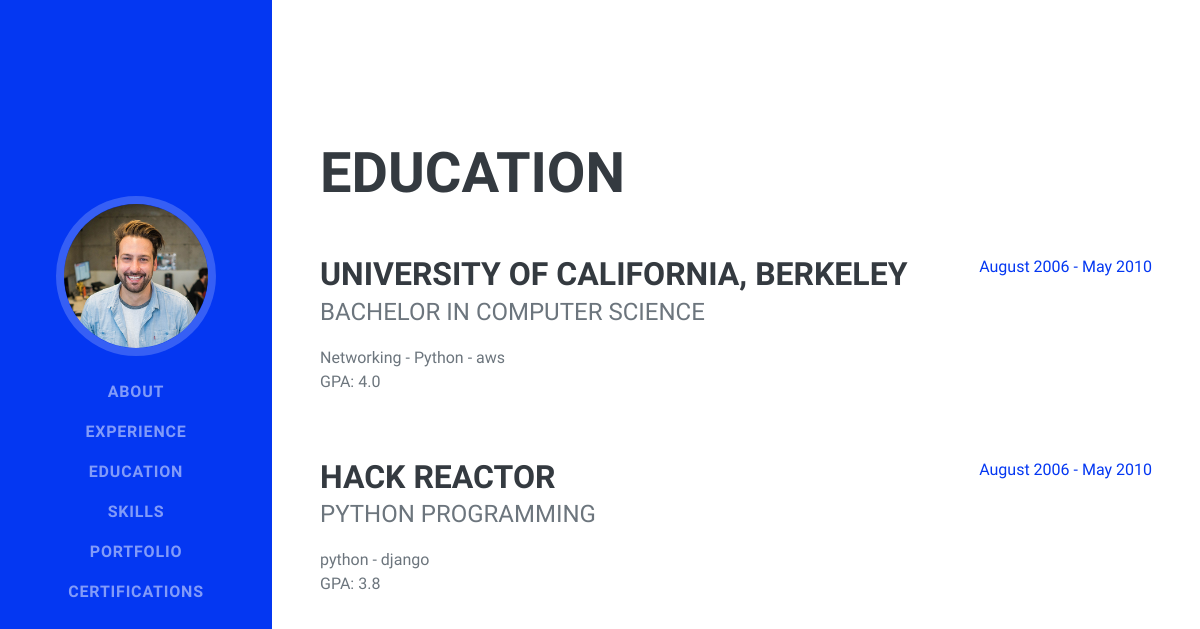
The page /education on the database its author committed.
### personal/models.py (models this page shows, shortened)
class Education(models.Model):
    school_name=models.CharField(max_length=100)
    major=models.CharField(max_length=100)
    skills=models.CharField(blank=True,null=True,max_length=200)
    gpa=models.CharField(blank=True,null=True,max_length=200)
    start_date=models.DateField(blank=True,null=True)
    end_date=models.DateField( blank=True,null=True)

### personal/views.py (the view)
# urls.py: path('education', views.education, name='education'),
def education(request):
    education= Education.objects.all()
    abouts=Aboutp.objects.all()
    return render(request ,'education.html',{'education': education,'abouts':abouts})

### templates/education.html (shortened to what this page needs)
 {% extends 'main.html' %}
 {% load static %}
 {% block content %}
 <section class="resume-section" id="education">
    <div class="resume-section-content">
        <h2 class="mb-5">Education</h2>
        {% for  edu in  education %}
        <div class="d-flex flex-column flex-md-row justify-content-between mb-5">
            <div class="flex-grow-1">
                <h3 class="mb-0">{{ edu.school_name }}</h3>
                <div class="subheading mb-3">{{edu.major}}</div>
                <div>{{edu.skills}}</div>
                <p>GPA: {{edu.gpa}}</p>
            </div>
            <div class="flex-shrink-0"><span class="text-primary">August 2006 - May 2010</span></div>
        </div>
        {% endfor %}
    </div>
</section>
{% endblock content %}

### templates/main.html (shortened to what this page needs)
{% load static %}
<!DOCTYPE html>
<html lang="en">
    <head>
        <link rel="stylesheet" href="https://cdn.jsdelivr.net/npm/bootstrap@4.4.1/dist/css/bootstrap.min.css">
        <link rel="stylesheet" type="text/css" href="{% static 'css/main.css' %}">
    </head>
    <body id="page-top">
        <nav class="navbar navbar-expand-lg navbar-dark bg-primary fixed-top" id="sideNav">
            <a class="navbar-brand js-scroll-trigger" >
                <span class="d-none d-lg-block"><img class="img-fluid img-profile rounded-circle mx-auto mb-2" src="static/assets/img/profile.jpg" alt="..." /></span>
            </a>
            <div class="collapse navbar-collapse" id="navbarResponsive">
                <ul class="navbar-nav">
                    <li class="nav-item"><a class="nav-link js-scroll-trigger" href="{% url 'about' %}">About</a></li>
                    <li class="nav-item"><a class="nav-link js-scroll-trigger" href="{% url 'experience' %}">Experience</a></li>
                    <li class="nav-item"><a class="nav-link js-scroll-trigger" href="{% url 'education' %}">Education</a></li>
                    <li class="nav-item"><a class="nav-link js-scroll-trigger" href="{% url 'skills' %}">Skills</a></li>
                    <li class="nav-item"><a class="nav-link js-scroll-trigger" href="{% url 'portfolio' %}">Portfolio</a></li>
                    <li class="nav-item"><a class="nav-link js-scroll-trigger" href="{% url 'awards' %}">Certifications</a></li>
                </ul>
            </div>
        </nav>
         {% block content %}
         {% endblock %}
    </body>
</html>

### rows shown on the page
Education: school_name "UNIVERSITY OF CALIFORNIA, BERKELEY", major "BACHELOR IN COMPUTER SCIENCE", skills "Networking - Python - aws", gpa "4.0"
Education: school_name "HACK REACTOR", major "PYTHON PROGRAMMING", skills "python - django", gpa "3.8"
